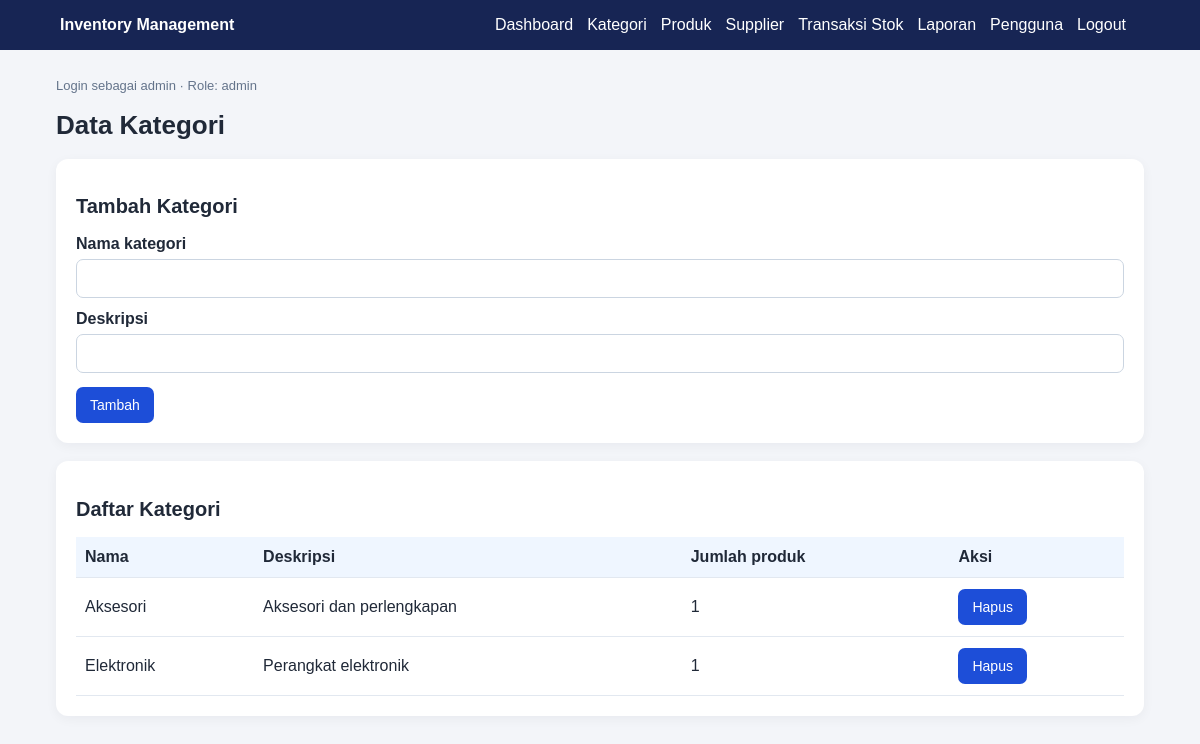
The app's page /categories.php (signed in) with its own data.
### tables this page shows
CREATE TABLE categories (
  id INT UNSIGNED AUTO_INCREMENT PRIMARY KEY,
  name VARCHAR(100) NOT NULL UNIQUE,
  description VARCHAR(255) NULL,
  created_at TIMESTAMP NOT NULL DEFAULT CURRENT_TIMESTAMP
);

### helpers/escape.php (called while the page is built)
<?php
function e($value): string {
    return htmlspecialchars((string)$value, ENT_QUOTES, 'UTF-8');
}

### public/categories.php (the view, shortened to what this page needs)
<?php
require_once __DIR__ . '/../config/database.php';
require_once __DIR__ . '/../helpers/escape.php'; require_once __DIR__ . '/../helpers/csrf.php';
$pageTitle='Kategori'; $message=''; $error='';
$rows=$pdo->query('SELECT c.*, COUNT(p.id) product_count FROM categories c LEFT JOIN products p ON p.category_id=c.id GROUP BY c.id ORDER BY c.name')->fetchAll();
require '_header.php';
?>
<h1>Data Kategori</h1><?php if($message):?><div class="notice"><?=e($message)?></div><?php endif;?><?php if($error):?><div class="error"><?=e($error)?></div><?php endif;?>
<div class="card"><h2>Tambah Kategori</h2><form method="post"><label>Nama kategori</label><input name="name" required maxlength="100"><label>Deskripsi</label><input name="description" maxlength="255"><div class="actions"><button>Tambah</button></div></form></div>
<div class="card"><h2>Daftar Kategori</h2><div class="table-wrap"><table><tr><th>Nama</th><th>Deskripsi</th><th>Jumlah produk</th><th>Aksi</th></tr><?php foreach($rows as $r):?><tr><td><?=e($r['name'])?></td><td><?=e($r['description'])?></td><td><?=e($r['product_count'])?></td><td><?php if(($_SESSION['user']['role']??'')==='admin'):?><form method="post" onsubmit="return confirm('Hapus kategori ini?')"><input type="hidden" name="csrf_token" value="<?=e(csrf_token())?>"><input type="hidden" name="action" value="delete"><input type="hidden" name="id" value="<?=e($r['id'])?>"><button class="danger">Hapus</button></form><?php else:?>-<?php endif;?></td></tr><?php endforeach;?></table></div></div>
<?php require '_footer.php'; ?>

### public/style.css (style rules this page uses)
* { box-sizing:border-box }
body { margin:0;font-family:Arial,sans-serif;background:#f3f5f9;color:#202938 }
.card { background:#fff;border-radius:12px;padding:20px;margin-bottom:18px;box-shadow:0 3px 12px #0f172a0c }
h1 { font-size:26px }
h2 { font-size:20px }
label { display:block;margin:12px 0 6px;font-weight:bold }
input,select { width:100%;padding:10px;border:1px solid #cbd5e1;border-radius:7px;font-size:15px }
button,.btn { display:inline-block;border:0;border-radius:7px;background:#1d4ed8;color:#fff;padding:10px 14px;text-decoration:none;cursor:pointer;font-size:14px }
.actions { display:flex;gap:8px;flex-wrap:wrap;margin-top:14px }
table { border-collapse:collapse;width:100%;background:#fff }
th,td { text-align:left;border-bottom:1px solid #e2e8f0;padding:11px 9px }
th { background:#eff6ff }
td form { display:inline }
.table-wrap { overflow-x:auto }

### records on screen
categories: name "Aksesori", description "Aksesori dan perlengkapan", product_count "1"
categories: name "Elektronik", description "Perangkat elektronik", product_count "1"

### other values on screen
$_SESSION['user']['username'] "admin"
$_SESSION['user']['role'] "admin"
